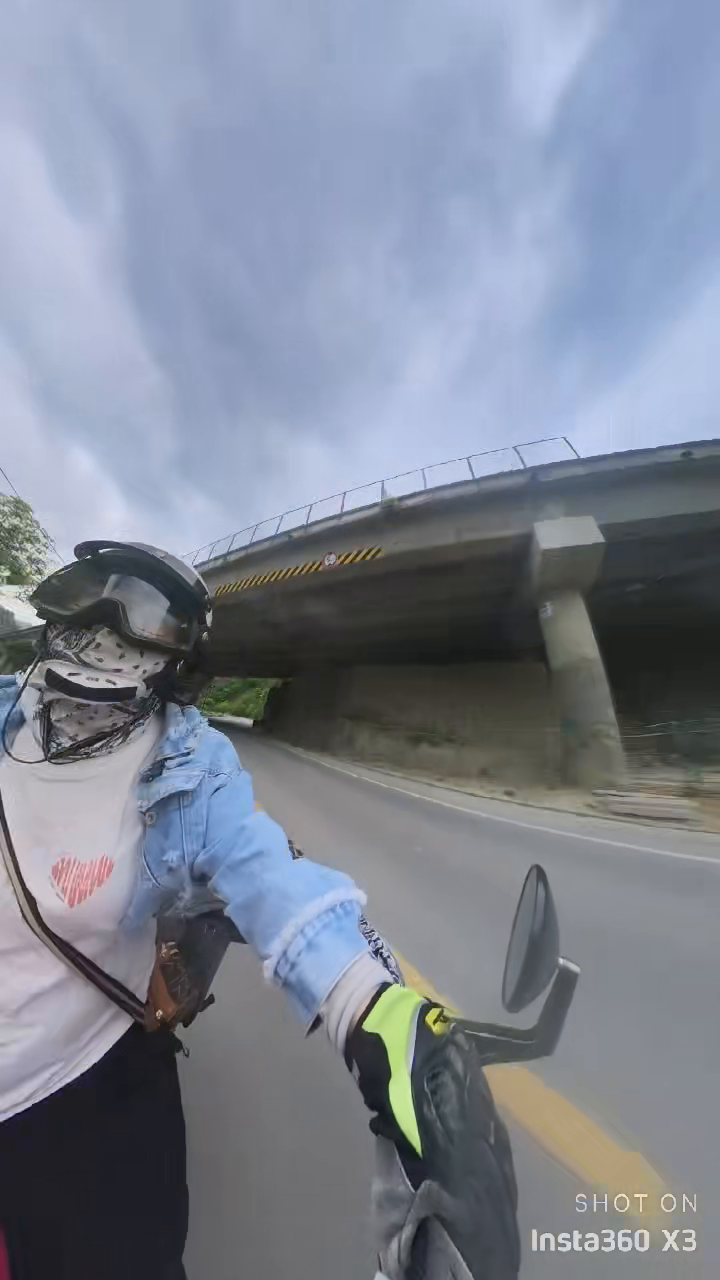
#> input picture frame 75 of test/test_basic_grama/image_rec/opencv_test/daoyou.mp4, 720 x 1280 px, given in place of gaosu.mp4, which was not available
$ python mutil_tracker.py
#> lines starting #> are read from the running program, lines starting #| are printed output that depends on the picture; after the words box and inside, x2 and y2 are one past the last pixel; in counts of white or black regions, pixels touching at a corner belong together
import sys

import cv2
import numpy as np
from imutils.video import FPS


# [171 lines left out: functions mul_tracker_test, createTypeTracker, tracker_test, multi_tracker, not called in this run]


#  同时选中多个目标   没弄成功
def multi_tracker2():
    # 初始化视频源
    video = cv2.VideoCapture("../video/gaosu.mp4")
    # 初始化目标的边框
    trackers=[]

    # 重复运行
    while True:
        ret, frame = video.read()
#> frame is the input picture: shape (1280, 720, 3); mean B, G, R 147.3, 132.9, 126
        if not ret:
            break

        timer = cv2.getTickCount()
        if len(trackers) >0:
            for tracker in trackers:
                success, bbox = tracker.update(frame)

                if success:
                    # 跟踪成功
                    p1 = (int(bbox[0]), int(bbox[1]))
                    p2 = (int(bbox[0] + bbox[2]), int(bbox[1] + bbox[3]))
                    cv2.rectangle(frame, p1, p2, (255, 0, 0), 2, 1)
                cv2.putText(frame, tracker.Params.__name__+ " Tracker", (100, 20), cv2.FONT_HERSHEY_SIMPLEX, 0.75, (50, 170, 50),
                            2);
                cv2.imshow('MultiTracker', frame)
        fps = cv2.getTickFrequency() / (cv2.getTickCount() - timer);
        cv2.putText(frame, "FPS : " + str(int(fps)), (100, 50), cv2.FONT_HERSHEY_SIMPLEX, 0.75, (50, 170, 50),
                    2);
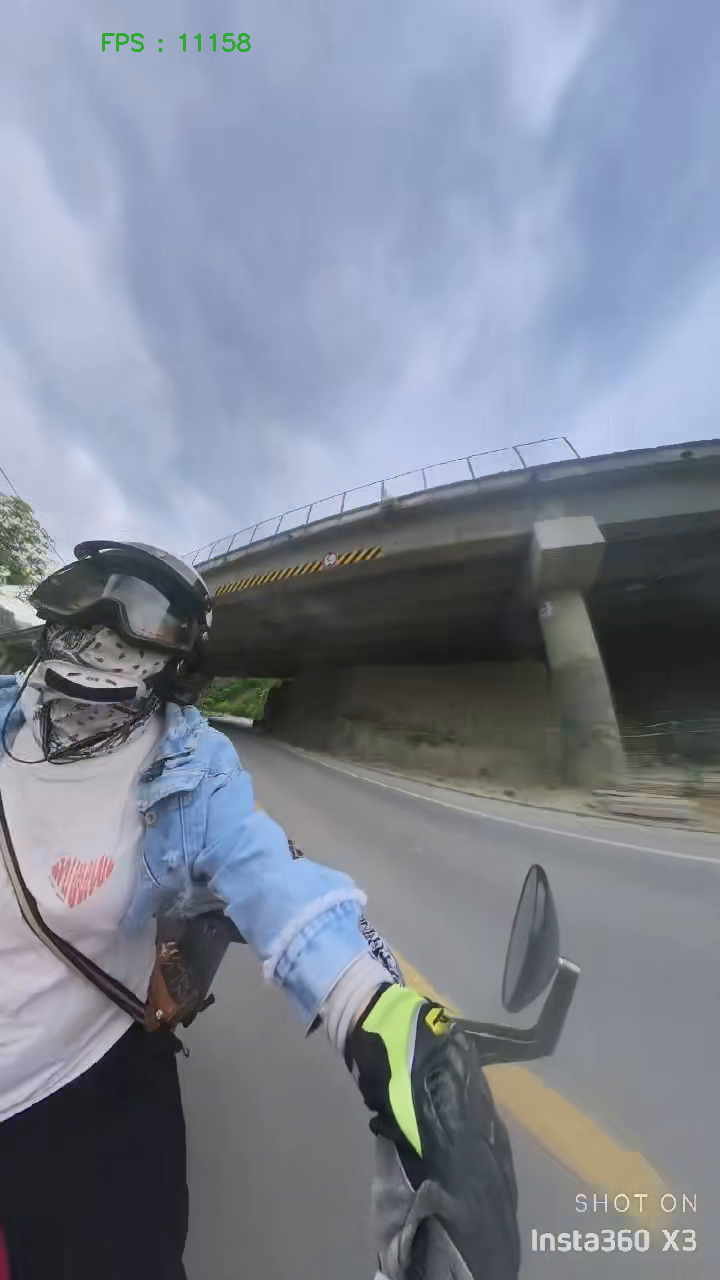
#> frame: shape (1280, 720, 3); 0.09% of pixels changed, all inside (x1, y1, x2, y2) = (102, 33, 251, 52)
        cv2.imshow('MultiTracker', frame)
        k = cv2.waitKey(100) & 0xFF
#> (key q is pressed here)
        if k == ord('s'):
            ROIs = cv2.selectROIs("Frame", frame, fromCenter=False, showCrosshair=True)

            for ROI in ROIs:
                x, y, w, h = ROI
                roi = frame[int(y):int(y + h), int(x):int(x + w)]

                tracker = cv2.TrackerCSRT().create()
                # tracker.init(frame, roi)
                trackers.append(tracker)

    video.release()
    cv2.destroyAllWindows()


#    https://www.cnblogs.com/libai123456/p/17630025.html
# 这种算法的缺陷主要有两个：一是跟踪的目标被遮挡后，跟踪会丢失；二是如果不是第一帧出现的人物，不会被标记跟踪
# [159 lines left out: functions tracker_demo1, tracker_demo2, tracker_demo3, not called in this run]

if __name__ == '__main__':
    multi_tracker2()

$ run again, starting later in the video
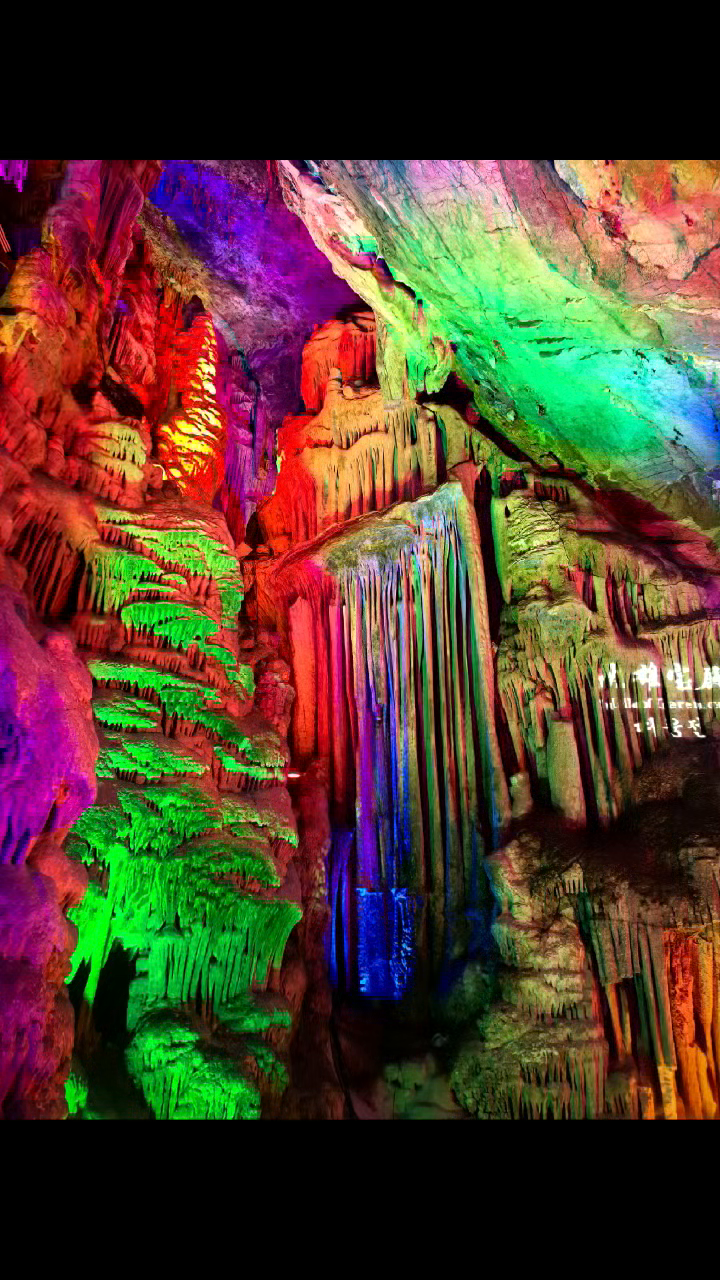
#> input picture frame 341 of test/test_basic_grama/image_rec/opencv_test/daoyou.mp4, 720 x 1280 px, given in place of gaosu.mp4, which was not available
#> in multi_tracker2, frame is the input picture: shape (1280, 720, 3); mean B, G, R 44.2, 60.4, 81.3
#> in multi_tracker2, `cv2.putText(frame, "FPS : " + str(int(fps)), (100, 50), cv2.FONT_HERSH..`:
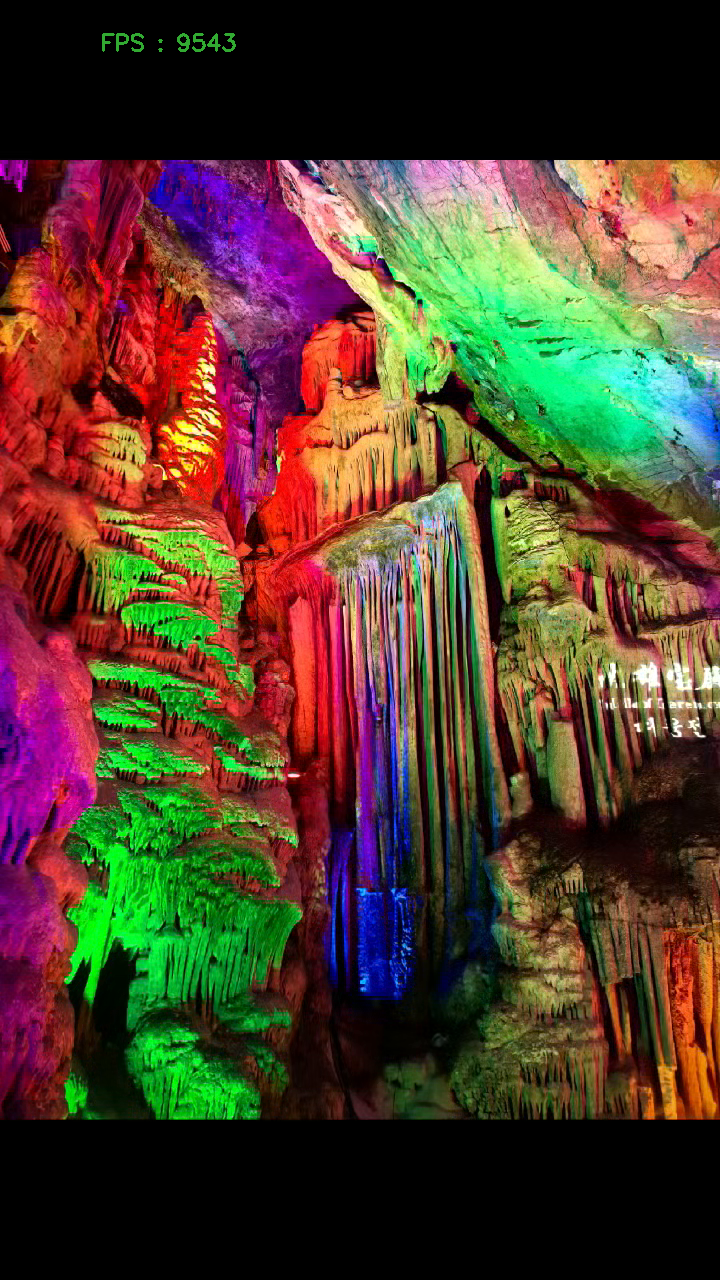
#> frame: shape (1280, 720, 3); 0.09% of pixels changed, all inside (x1, y1, x2, y2) = (102, 33, 236, 52)

$ run again, starting later in the video
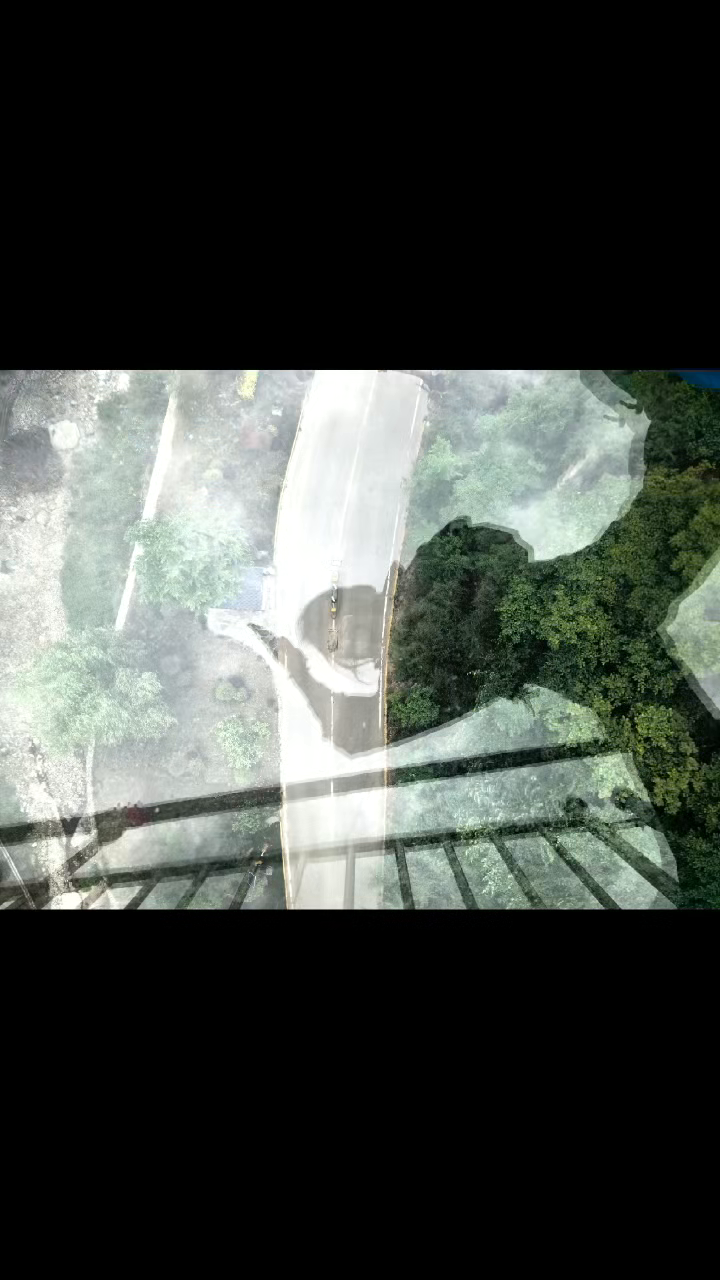
#> input picture frame 607 of test/test_basic_grama/image_rec/opencv_test/daoyou.mp4, 720 x 1280 px, given in place of gaosu.mp4, which was not available
#> in multi_tracker2, frame is the input picture: shape (1280, 720, 3); mean B, G, R 65.1, 69.7, 64.6
#> in multi_tracker2, `cv2.putText(frame, "FPS : " + str(int(fps)), (100, 50), cv2.FONT_HERSH..`:
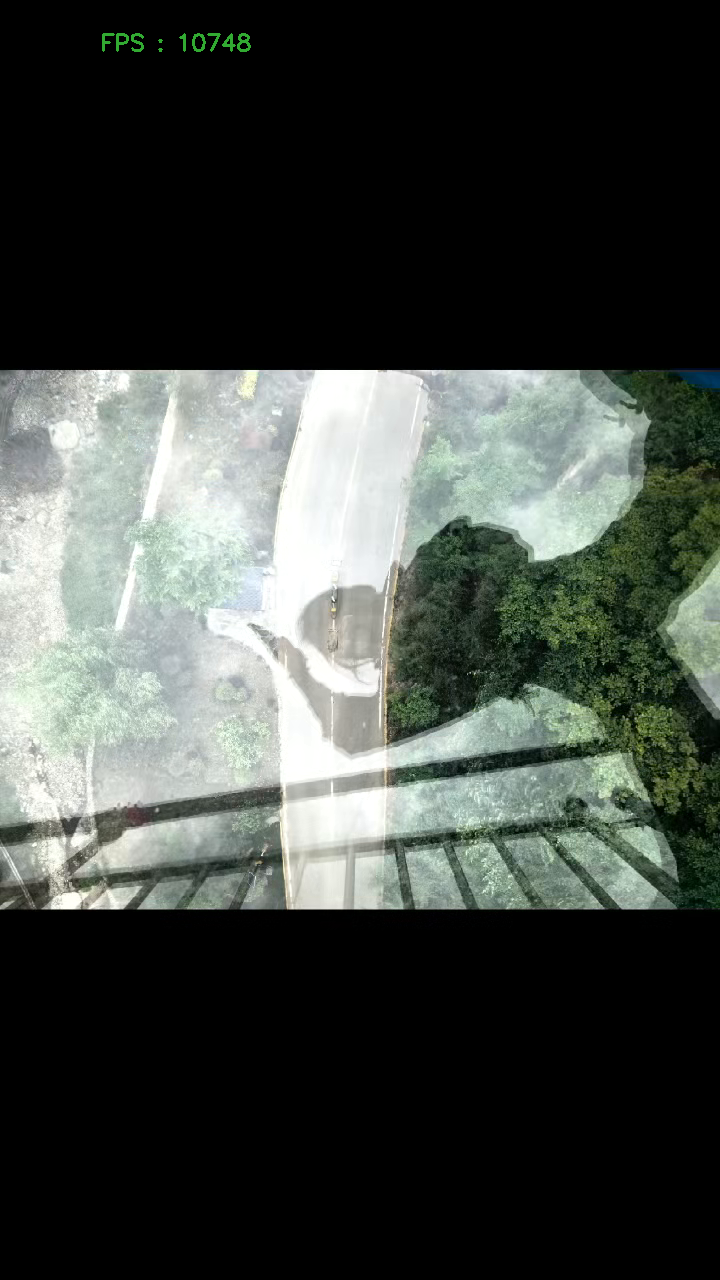
#> frame: shape (1280, 720, 3); 0.1% of pixels changed, all inside (x1, y1, x2, y2) = (102, 33, 251, 52)
